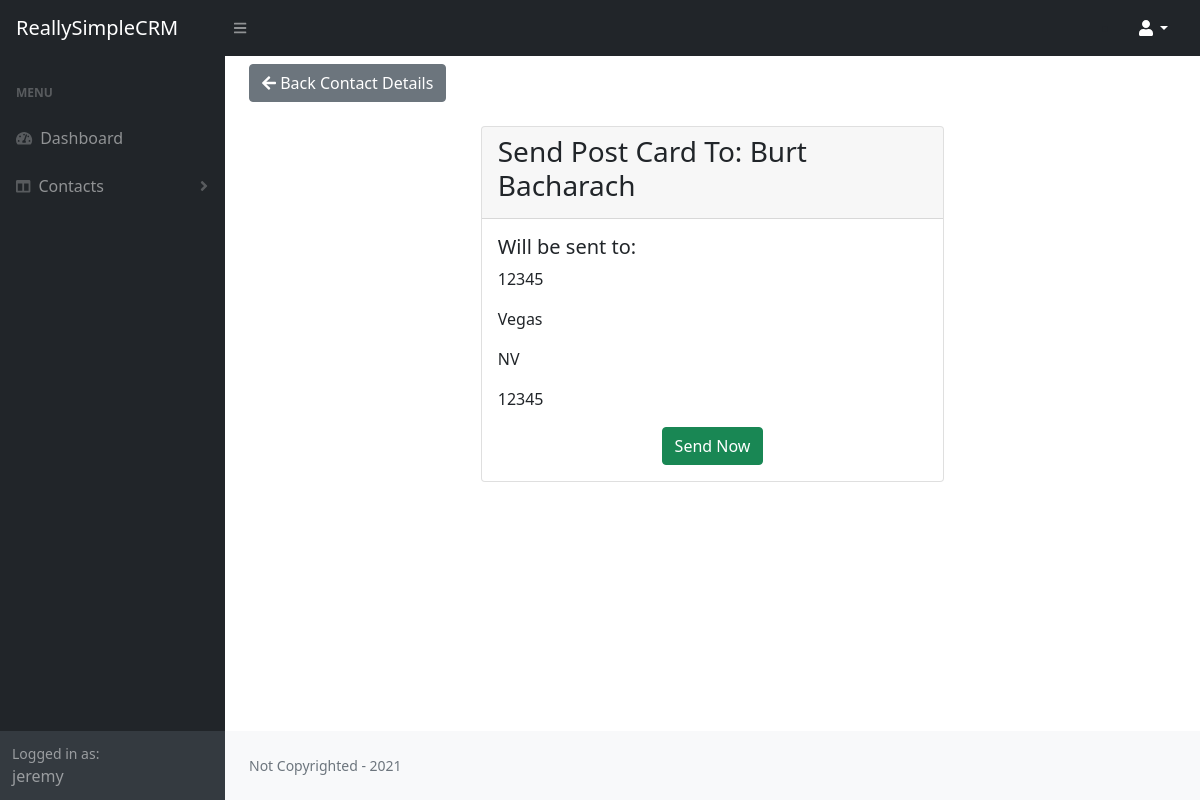
The app's page /dashboard/contact/9/send-postcard (signed in) with its own data.
### accounts/models.py (models this page shows)
class User(AbstractUser):
    pass

### crm/models.py (models this page shows, shortened)
class Contact(models.Model):
    created_by = models.ForeignKey(settings.AUTH_USER_MODEL, related_name="contacts", on_delete=models.CASCADE)
    first_name = models.CharField("Fisrt Name", max_length=64)
    last_name = models.CharField("Last Name", max_length=64)
    email = models.EmailField(max_length=250, blank=True)
    address1 = models.CharField("Address line 1", max_length=1000, blank=True)
    address2 = models.CharField("Address line 2", max_length=1000, blank=True)
    city = models.CharField("City", max_length=1000, blank=True)
    state = models.CharField("State", max_length=15, blank=True)
    zip_code = models.CharField("Zip Code", max_length=15, blank=True)
    profile_picture = models.ImageField(upload_to=get_image_path, blank=True)
    created_at = models.DateTimeField("Created At", auto_now_add=True)
    modified_at = models.DateTimeField("Last Modified", auto_now=True)
    @property
    def can_send_postcard(self):
        return all([self.address1, self.city, self.state, self.zip_code])

### crm/views.py (the view)
# urls.py: path("contact/<int:pk>/send-postcard", views.send_postcard, name="send_postcard"),
@login_required
def send_postcard(request, *args, **kwargs):
    contact = get_object_or_404(Contact, pk=kwargs['pk'], created_by=request.user)
    can_send = contact.can_send_postcard
    if request.method == 'POST' and can_send:
        postcard = PostCard(contact=contact, time_sent=timezone.now())
        postcard.save()
        messages.success(request,'Postcard Send!')
        return redirect(reverse_lazy('contact_detail', kwargs={'pk':contact.pk}))
    return render(request, 'confirm_send_postcard.html', {'object':contact, 'can_send':can_send})

### crm/templates/confirm_send_postcard.html (shortened to what this page needs)
{% extends 'dashboard.html' %}
{% block main_content %}
<a class="btn btn-block btn-secondary my-2" href="{% url 'contact_detail' pk=object.pk %}"><i class="fa fa-arrow-left"></i> Back Contact Details</a>
<div class="col-xl-6 mx-auto">
    <div class="card mb-3 my-3">
        <div class="card-header">
            <h3>Send Post Card To: {{ object.first_name}} {{ object.last_name }}</h3>
        </div>
        <div class="card-body">
    {% if can_send %}
            <h5>Will be sent to:</h5>
            <p>{{ object.address1 }}</p>
            <p>{{ object.city }}</p>
            <p>{{ object.state }}</p>
            <p>{{ object.zip_code }}</p>
            <form method="post">
            <div class="text-center">
                <button class="btn btn-block btn-success" type="submit" value="Confirm">Send Now</button>
            </div>
            </form>
    {% else %}
            <h5>You must add a complete address to send a post card</h5>
            <a class="btn btn-success stretched-link" href="{% url 'contact_edit' pk=object.pk %}">Edit Contact</a>
    {% endif %}
        </div>
    </div>
</div>
{% endblock main_content %}

### crm/templates/dashboard.html (shortened to what this page needs)
{% extends 'base.html' %}
{% block body_content %}
{% if user.is_authenticated %}
    <nav class="sb-topnav navbar navbar-expand navbar-dark bg-dark">
        <a class="navbar-brand ps-3" href="{% url 'dashboard' %}">ReallySimpleCRM</a>
        <button class="btn btn-link btn-sm order-1 order-lg-0 me-4 me-lg-0" id="sidebarToggle" href="#!"><i class="fas fa-bars"></i></button>
        <ul class="d-none d-md-inline-block ms-auto me-0 me-md-3 my-2 my-md-0">
            <li class="nav-item dropdown">
                <a class="nav-link text-white dropdown-toggle" id="navbarDropdown" href="#" role="button" data-bs-toggle="dropdown" aria-expanded="false"><i class="fas fa-user fa-fw"></i></a>
            </li>
        </ul>
    </nav>
    <div id="layoutSidenav">
        <div id="layoutSidenav_nav">
            <nav class="sb-sidenav accordion sb-sidenav-dark" id="sidenavAccordion">
                <div class="sb-sidenav-menu">
                    <div class="nav">
                        <div class="sb-sidenav-menu-heading">Menu</div>
                        <a class="nav-link" href="{% url 'dashboard' %}">
                            <div class="sb-nav-link-icon"><i class="fas fa-tachometer-alt"></i></div>
                            Dashboard
                        </a>
                        <a class="nav-link collapsed" href="#" data-bs-toggle="collapse" data-bs-target="#collapseLayouts" aria-expanded="false" aria-controls="collapseLayouts">
                            <div class="sb-nav-link-icon"><i class="fas fa-columns"></i></div>
                            Contacts
                            <div class="sb-sidenav-collapse-arrow"><i class="fas fa-angle-down"></i></div>
                        </a>
                    </div>
                </div>
                <div class="sb-sidenav-footer">
                    <div class="small">Logged in as:</div>
                    {{ user.get_username }}
                </div>
            </nav>
        </div>
        <div id="layoutSidenav_content">
            <main>
                <div class="container-fluid px-4">
                    {% block main_content %}
                    {% endblock main_content %}
                </div>
            </main>
            <footer class="py-4 bg-light mt-auto">
                <div class="container-fluid px-4">
                    <div class="d-flex align-items-center justify-content-between small">
                        <div class="text-muted">Not Copyrighted - 2021</div>
                    </div>
                </div>
            </footer>
        </div>
    </div>
{% else %}
<h3>You aren't logged in. <a href="{% url 'login' %}">Log in</a></h3>
{% endif %}
{% endblock body_content %}

### records on screen
User: get_username "jeremy"
Contact: first_name "Burt", last_name "Bacharach", address1 "12345", city "Vegas", state "NV", zip_code "12345"
